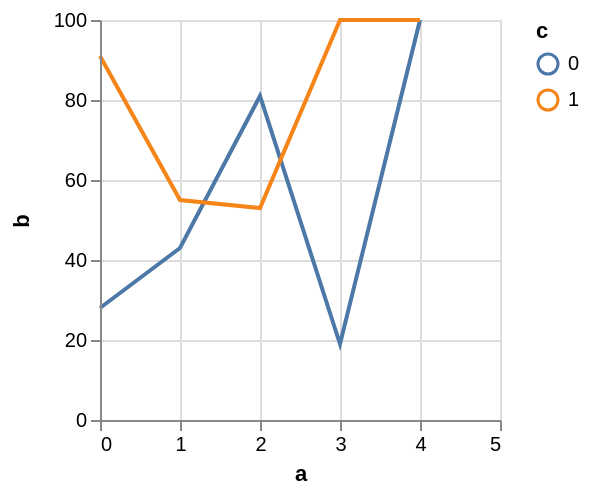

Describe this chart as a Vega-Lite specification.
### Vega specification from a JSON file in a GitHub repository (floating-point values rounded to 4 significant figures)
{"$schema": "https://vega.github.io/schema/vega/v4.json", "autosize": "pad", "padding": 5, "width": 200, "height": 200, "style": "cell", "data": [{"name": "source_0", "values": [{"a": 0, "b": 28, "c": 0}, {"a": 0, "b": 91, "c": 1}, {"a": 1, "b": 43, "c": 0}, {"a": 1, "b": 55, "c": 1}, {"a": 2, "b": 81, "c": 0}, {"a": 2, "b": 53, "c": 1}, {"a": 3, "b": 19, "c": 0}]}, {"name": "data_0", "source": "source_0", "transform": [{"type": "impute", "field": "b", "key": "a", "keyvals": [4], "method": "value", "groupby": ["c"], "value": null}, {"type": "formula", "expr": "datum.b === null ? 100 : datum.b", "as": "b"}]}], "marks": [{"name": "pathgroup", "type": "group", "from": {"facet": {"name": "faceted_path_main", "data": "data_0", "groupby": ["c"]}}, "encode": {"update": {"width": {"field": {"group": "width"}}, "height": {"field": {"group": "height"}}}}, "marks": [{"name": "marks", "type": "line", "style": ["line"], "sort": {"field": "datum[\"a\"]", "order": "descending"}, "from": {"data": "faceted_path_main"}, "encode": {"update": {"stroke": {"scale": "color", "field": "c"}, "tooltip": {"signal": "{\"a\": format(datum[\"a\"], \"\"), \"b\": format(datum[\"b\"], \"\"), \"c\": ''+datum[\"c\"]}"}, "x": {"scale": "x", "field": "a"}, "y": {"scale": "y", "field": "b"}, "defined": {"signal": "datum[\"a\"] !== null && !isNaN(datum[\"a\"]) && datum[\"b\"] !== null && !isNaN(datum[\"b\"])"}}}}]}], "scales": [{"name": "x", "type": "linear", "domain": {"data": "data_0", "field": "a"}, "range": [0, {"signal": "width"}], "nice": 1, "zero": false}, {"name": "y", "type": "linear", "domain": {"data": "data_0", "field": "b"}, "range": [{"signal": "height"}, 0], "nice": true, "zero": true}, {"name": "color", "type": "ordinal", "domain": {"data": "data_0", "field": "c", "sort": true}, "range": "category"}], "axes": [{"scale": "x", "orient": "bottom", "grid": false, "title": "a", "labelFlush": true, "labelOverlap": true, "tickCount": {"signal": "ceil(width/40)"}, "zindex": 1}, {"scale": "x", "orient": "bottom", "gridScale": "y", "grid": true, "tickCount": {"signal": "ceil(width/40)"}, "domain": false, "labels": false, "maxExtent": 0, "minExtent": 0, "ticks": false, "zindex": 0}, {"scale": "y", "orient": "left", "grid": false, "title": "b", "labelOverlap": true, "tickCount": {"signal": "ceil(height/40)"}, "zindex": 1}, {"scale": "y", "orient": "left", "gridScale": "x", "grid": true, "tickCount": {"signal": "ceil(height/40)"}, "domain": false, "labels": false, "maxExtent": 0, "minExtent": 0, "ticks": false, "zindex": 0}], "legends": [{"stroke": "color", "gradientLength": {"signal": "min(max(height, 100), 200)"}, "title": "c"}], "config": {"axisY": {"minExtent": 30}}}
